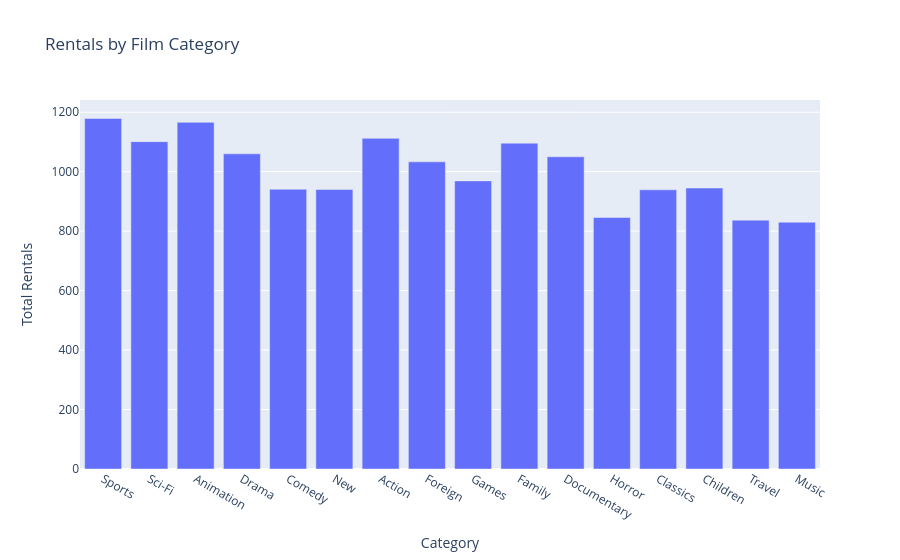

Write notebook code for a chart like this one.
### Code cell
# Rentals by categories 
fig = px.bar(
    category_performance,
    x="category",
    y="total_rentals",
    title="Rentals by Film Category",
    labels={
        "category": "Category",
        "total_rentals": "Total Rentals"
    }
)

fig.show()

### Figure 1 — Plotly figure (JSON) as saved in the notebook; plotly's stock layout.template omitted (floating-point values rounded to 4 significant figures)
{"data": [{"hovertemplate": "Category=%{x}<br>Total Rentals=%{y}<extra></extra>", "legendgroup": "", "marker": {"color": "#636efa", "pattern": {"shape": ""}}, "name": "", "orientation": "v", "showlegend": false, "textposition": "auto", "type": "bar", "x": ["Sports", "Sci-Fi", "Animation", "Drama", "Comedy", "New", "Action", "Foreign", "Games", "Family", "Documentary", "Horror", "Classics", "Children", "Travel", "Music"], "xaxis": "x", "y": [1179, 1101, 1166, 1060, 941, 940, 1112, 1033, 969, 1096, 1050, 846, 939, 945, 837, 830], "yaxis": "y"}], "layout": {"barmode": "relative", "legend": {"tracegroupgap": 0}, "title": {"text": "Rentals by Film Category"}, "xaxis": {"anchor": "y", "domain": [0, 1], "title": {"text": "Category"}}, "yaxis": {"anchor": "x", "domain": [0, 1], "title": {"text": "Total Rentals"}}}}
